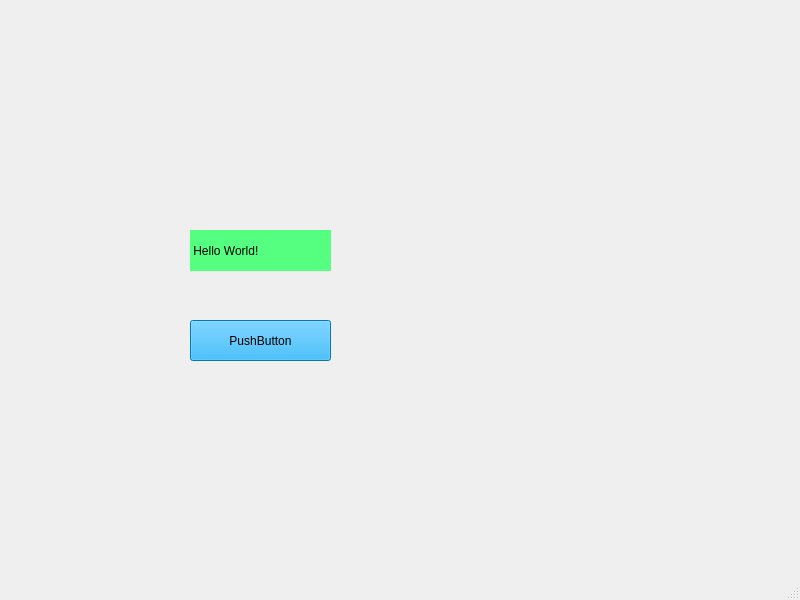
<?xml version="1.0" encoding="UTF-8"?>
<ui version="4.0">
 <class>MainWindow</class>
 <widget class="QMainWindow" name="MainWindow">
  <property name="geometry">
   <rect>
    <x>0</x>
    <y>0</y>
    <width>800</width>
    <height>600</height>
   </rect>
  </property>
  <property name="windowTitle">
   <string>MainWindow</string>
  </property>
  <widget class="QWidget" name="centralwidget">
   <widget class="QPushButton" name="pushButton">
    <property name="geometry">
     <rect>
      <x>190</x>
      <y>320</y>
      <width>141</width>
      <height>41</height>
     </rect>
    </property>
    <property name="styleSheet">
     <string notr="true">background-color: rgb(0, 170, 255);</string>
    </property>
    <property name="text">
     <string>PushButton</string>
    </property>
   </widget>
   <widget class="QLabel" name="label">
    <property name="geometry">
     <rect>
      <x>190</x>
      <y>230</y>
      <width>141</width>
      <height>41</height>
     </rect>
    </property>
    <property name="styleSheet">
     <string notr="true">background-color: rgb(85, 255, 127);</string>
    </property>
    <property name="text">
     <string> Hello World!</string>
    </property>
   </widget>
  </widget>
  <widget class="QMenuBar" name="menubar">
   <property name="geometry">
    <rect>
     <x>0</x>
     <y>0</y>
     <width>800</width>
     <height>22</height>
    </rect>
   </property>
  </widget>
  <widget class="QStatusBar" name="statusbar"/>
 </widget>
 <resources/>
 <connections/>
</ui>
